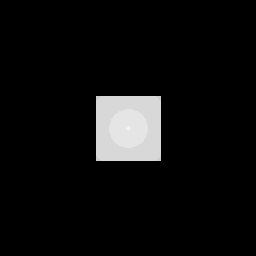
Frame 1 (no input)
Frame 60 (the mouse pressed at the canvas centre just before this capture): identical to frame 1, image omitted
Frame 120 (the mouse held since frame 60 and released just before this capture): identical to frame 1, image omitted

The Processing sketch that drew this single still picture (run headless with seeded random() and noise(); from frame 60 on, the mouse is pressed at the canvas centre):

// Processing sketch: RayMarching_SDF
// ── RayMarching_SDF.pde


void setup() {
  size(256, 256);
}

float sphereSDF(PVector v, float r) {
  return v.mag()-r;
}

PVector abs(PVector v) {
  return new PVector(abs(v.x), abs(v.y), abs(v.z));
}

PVector max(PVector v1, PVector v2) {
  return new PVector(max(v1.x, v2.x), max(v1.y, v2.y), max(v1.z, v2.z));
}

float boxSDF(PVector b, PVector r ) {
  PVector d = abs(b);
  d.sub(r);
  float m = max(d, new PVector(0, 0, 0)).mag();
  return m + min(max(d.x, max(d.y, d.z)), 0.0);
}


void rotateY(PVector v, float angle) {
  float x = v.x * cos(angle) + v.z * sin(angle);
  float y = v.y;
  float z = -v.x * sin(angle) + v.z * cos(angle);
  v.set(x, y, z);
}

void rotateX(PVector v, float angle) {
  float x = v.x;//
  float y = v.y * cos(angle) - v.z * sin(angle);
  float z = v.y * sin(angle) + v.z * cos(angle);
  v.set(x, y, z);
}


float time = 0;

PVector mod(PVector v1, float y) {
  PVector v = new PVector();
  v.x = v1.x - y * floor(v1.x / y);
  v.y = v1.y - y * floor(v1.y / y);
  v.z = v1.z - y * floor(v1.z / y);
  return v;
}

// Inspired by
// https://observablehq.com/@leon196/raymarch
float wackySDF(PVector pos) {
  float dist = 100;
  pos.z += time;
  pos.x -= time;
  float grid = 3+sin(time)*2;
  pos = mod(pos, grid);
  pos.sub(grid*0.5, grid*0.5, grid*0.5);
  dist = pos.mag() - 1.0;
  return dist;
}


void draw() {
  time=1+sin(frameCount*0.01);
  background(0);
  loadPixels();
  for (int i = 0; i < width; i++) {
    for (int j = 0; j < height; j++) {
      float x = map(i, 0, width, -1, 1);
      float y = map(j, 0, height, -1, 1);
      PVector ray = new PVector(x, y, 1).normalize();
      // rotateY(ray, PI/4);
      // rotateX(ray, PI/4);
      PVector pos = new PVector(0, 0, -10);

      // Ray Marching!
      // https://observablehq.com/@leon196/raymarch
      float count = 20;
      float shade = 0;
      for (float n = count; n > 0; --n) {
        // float dist = wackySDF(pos);
        // float dist = sphereSDF(pos, 5);
        float dist = boxSDF(pos, new PVector(2, 2, 2));
        if (dist < .001) {
          shade = n / count;
          break;
        }
        pos.add(PVector.mult(ray, dist));
      }
      color c = color(shade*255);
      pixels[i+j*width] = c;
    }
  }
  updatePixels();
}
